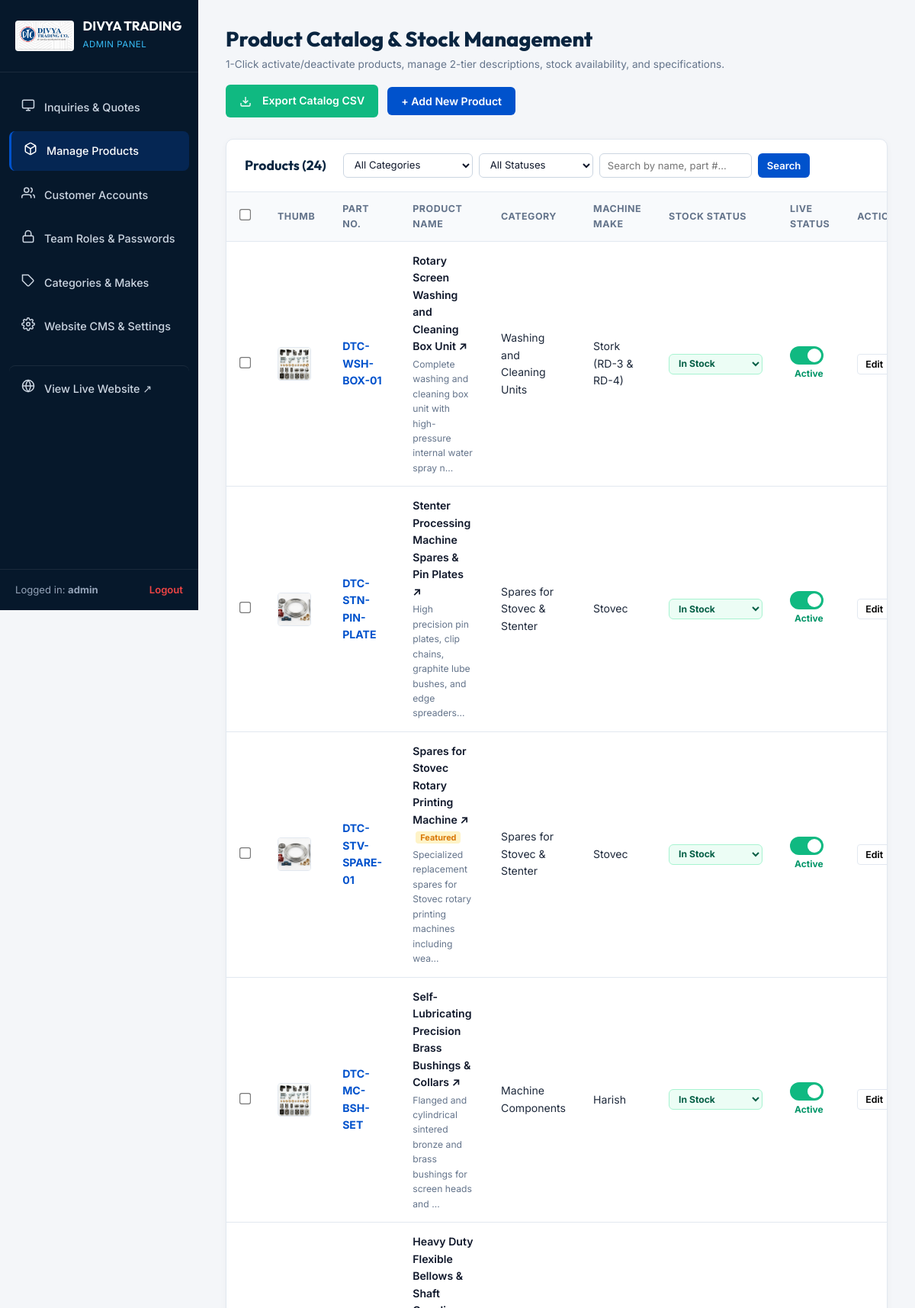
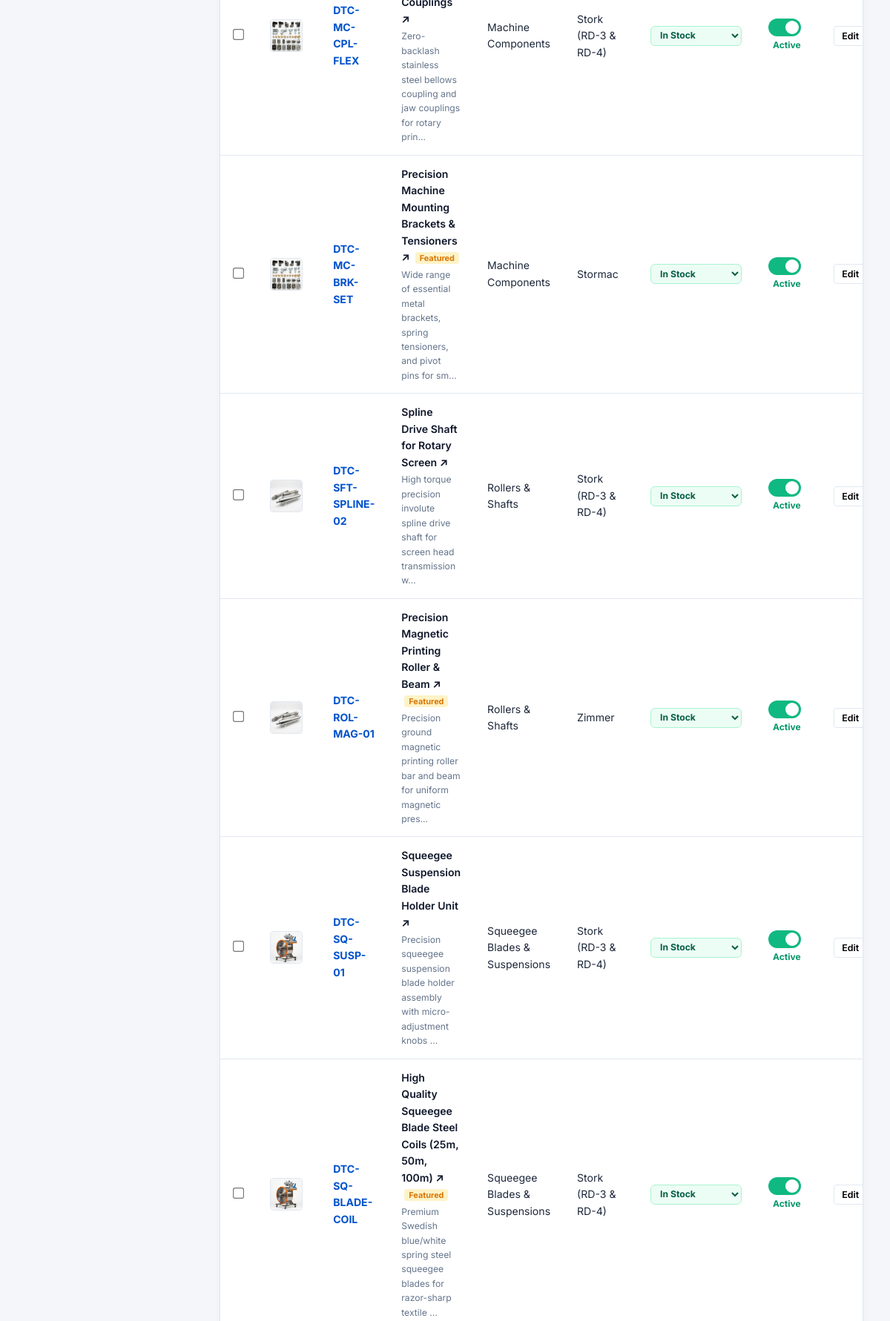
The page /admin/products (signed in, upper part) on the database its author committed (2 pictures, top to bottom).
### models.py (models this page shows, shortened)
class SiteSetting(db.Model):
    __tablename__ = 'site_settings'
    id = db.Column(db.Integer, primary_key=True)
    key = db.Column(db.String(100), unique=True, nullable=False)
    value = db.Column(db.Text, nullable=True)
    description = db.Column(db.String(255), nullable=True)

class AdminUser(db.Model):
    __tablename__ = 'admin_users'
    id = db.Column(db.Integer, primary_key=True)
    username = db.Column(db.String(80), unique=True, nullable=False)
    email = db.Column(db.String(150), unique=True, nullable=False)
    password_hash = db.Column(db.String(255), nullable=False)
    view_password = db.Column(db.String(100), nullable=True)  # Viewable password hint for superadmin management
    role = db.Column(db.String(30), default='superadmin')  # 'superadmin', 'sales_manager', 'product_editor'
    is_active = db.Column(db.Boolean, default=True)
    created_at = db.Column(db.DateTime, default=datetime.utcnow)

class Product(db.Model):
    __tablename__ = 'products'
    id = db.Column(db.Integer, primary_key=True)
    name = db.Column(db.String(200), nullable=False)
    part_number = db.Column(db.String(100), nullable=False, index=True)
    slug = db.Column(db.String(220), nullable=False, unique=True)
    category_id = db.Column(db.Integer, db.ForeignKey('categories.id'), nullable=False)
    machine_make_id = db.Column(db.Integer, db.ForeignKey('machine_makes.id'), nullable=True)
    short_description = db.Column(db.String(350), nullable=True)  # 1-2 lines for home & catalog cards
    description = db.Column(db.Text, nullable=True)  # Long comprehensive technical description for detail page
    specifications = db.Column(db.Text, nullable=True)
    repeat_sizes = db.Column(db.String(255), nullable=True)
    material = db.Column(db.String(150), nullable=True)
    image_url = db.Column(db.String(255), nullable=True)
    is_featured = db.Column(db.Boolean, default=False)
    is_active = db.Column(db.Boolean, default=True, index=True)
    stock_status = db.Column(db.String(30), default='in_stock', index=True)
    created_at = db.Column(db.DateTime, default=datetime.utcnow)
    updated_at = db.Column(db.DateTime, default=datetime.utcnow, onupdate=datetime.utcnow)

class Category(db.Model):
    __tablename__ = 'categories'
    id = db.Column(db.Integer, primary_key=True)
    name = db.Column(db.String(120), nullable=False, unique=True)
    slug = db.Column(db.String(140), nullable=False, unique=True)
    description = db.Column(db.Text, nullable=True)
    image = db.Column(db.String(255), nullable=True)
    order_index = db.Column(db.Integer, default=0)
    created_at = db.Column(db.DateTime, default=datetime.utcnow)
    products = db.relationship('Product', backref='category', lazy=True, cascade='all, delete-orphan')

class MachineMake(db.Model):
    __tablename__ = 'machine_makes'
    id = db.Column(db.Integer, primary_key=True)
    name = db.Column(db.String(120), nullable=False, unique=True)
    slug = db.Column(db.String(140), nullable=False, unique=True)
    description = db.Column(db.Text, nullable=True)
    created_at = db.Column(db.DateTime, default=datetime.utcnow)
    products = db.relationship('Product', backref='machine_make', lazy=True)

### app.py (the view, shortened to what this page needs)
@app.route('/admin/products')
@admin_required
def admin_products():
    category_id = request.args.get('category', type=int)
    machine_id = request.args.get('machine', type=int)
    search_q = request.args.get('q', '').strip()
    status_filter = request.args.get('status')
    query = Product.query
    if category_id:
        query = query.filter_by(category_id=category_id)
    if machine_id:
        query = query.filter_by(machine_make_id=machine_id)
    if status_filter == 'active':
        query = query.filter_by(is_active=True)
    elif status_filter == 'deactive':
        query = query.filter_by(is_active=False)
    elif status_filter == 'out_of_stock':
        query = query.filter_by(stock_status='out_of_stock')
    products_list = query.order_by(Product.id.desc()).all()
    categories = Category.query.order_by(Category.order_index).all()
    machines = MachineMake.query.order_by(MachineMake.name).all()
    return render_template(
        'admin/products.html',
        products=products_list,
        categories=categories,
        machines=machines,
        selected_category=category_id,
        selected_machine=machine_id,
        status_filter=status_filter,
        search_q=search_q
    )

### templates/admin/products.html (shortened to what this page needs)
<!DOCTYPE html>
<html lang="en">
<head>
  <link rel="stylesheet" href="{{ url_for('static', filename='css/admin.css') }}">
  <link rel="stylesheet" href="{{ url_for('static', filename='css/style.css') }}">
</head>
<body class="admin-body">
  <aside class="admin-sidebar" id="adminSidebar">
    <div class="sidebar-header">
      <img src="{{ site_settings.site_logo or url_for('static', filename='images/logo.png') }}" alt="DTC" class="sidebar-logo">
      <div class="sidebar-title">
        <h2>DIVYA TRADING</h2>
        <span>Admin Panel</span>
      </div>
    </div>
    <nav class="sidebar-nav">
      <a href="{{ url_for('admin_dashboard') }}" class="sidebar-nav-item">
        <span class="nav-icon">
          <svg width="18" height="18" viewBox="0 0 24 24" fill="none" stroke="currentColor" stroke-width="2"><rect x="2" y="3" width="20" height="14" rx="2" ry="2"></rect><line x1="8" y1="21" x2="16" y2="21"></line><line x1="12" y1="17" x2="12" y2="21"></line></svg>
        </span>
        <span>Inquiries & Quotes</span>
      </a>
      <a href="{{ url_for('admin_products') }}" class="sidebar-nav-item active">
        <span class="nav-icon">
        </span>
        <span>Manage Products</span>
      </a>
      <a href="{{ url_for('admin_customers') }}" class="sidebar-nav-item">
        <span class="nav-icon">
          <svg width="18" height="18" viewBox="0 0 24 24" fill="none" stroke="currentColor" stroke-width="2"><path d="M17 21v-2a4 4 0 0 0-4-4H5a4 4 0 0 0-4 4v2"></path><circle cx="9" cy="7" r="4"></circle><path d="M23 21v-2a4 4 0 0 0-3-3.87"></path><path d="M16 3.13a4 4 0 0 1 0 7.75"></path></svg>
        </span>
        <span>Customer Accounts</span>
      </a>
      <a href="{{ url_for('admin_users') }}" class="sidebar-nav-item">
        <span class="nav-icon">
          <svg width="18" height="18" viewBox="0 0 24 24" fill="none" stroke="currentColor" stroke-width="2"><rect x="3" y="11" width="18" height="11" rx="2" ry="2"></rect><path d="M7 11V7a5 5 0 0 1 10 0v4"></path></svg>
        </span>
        <span>Team Roles & Passwords</span>
      </a>
      <a href="{{ url_for('admin_categories') }}" class="sidebar-nav-item">
        <span class="nav-icon">
          <svg width="18" height="18" viewBox="0 0 24 24" fill="none" stroke="currentColor" stroke-width="2"><path d="M20.59 13.41l-7.17 7.17a2 2 0 0 1-2.83 0L2 12V2h10l8.59 8.59a2 2 0 0 1 0 2.82z"></path><line x1="7" y1="7" x2="7.01" y2="7"></line></svg>
        </span>
        <span>Categories & Makes</span>
      </a>
      <a href="{{ url_for('admin_settings') }}" class="sidebar-nav-item">
        <span class="nav-icon">
        </span>
        <span>Website CMS & Settings</span>
      </a>
      <a href="{{ url_for('home') }}" target="_blank" class="sidebar-nav-item" style="margin-top: 20px; border-top: 1px solid rgba(255,255,255,0.08); padding-top: 14px;">
        <span class="nav-icon">
          <svg width="18" height="18" viewBox="0 0 24 24" fill="none" stroke="currentColor" stroke-width="2"><circle cx="12" cy="12" r="10"></circle><line x1="2" y1="12" x2="22" y2="12"></line><path d="M12 2a15.3 15.3 0 0 1 4 10 15.3 15.3 0 0 1-4 10 15.3 15.3 0 0 1-4-10 15.3 15.3 0 0 1 4-10z"></path></svg>
        </span>
        <span>View Live Website ↗</span>
      </a>
    </nav>
    <div class="sidebar-footer">
      <span>Logged in: <strong>{{ session.admin_username }}</strong></span>
      <a href="{{ url_for('admin_logout') }}">Logout</a>
    </div>
  </aside>
  <main class="admin-main">
    <div class="admin-top-bar">
      <div class="admin-page-title">
        <h1>Product Catalog & Stock Management</h1>
        <p>1-Click activate/deactivate products, manage 2-tier descriptions, stock availability, and specifications.</p>
      </div>
      <div class="admin-top-actions">
        <a href="{{ url_for('admin_export_products') }}" class="btn-admin-export">
          <svg width="16" height="16" viewBox="0 0 24 24" fill="none" stroke="currentColor" stroke-width="2" style="margin-right: 6px;"><path d="M21 15v4a2 2 0 0 1-2 2H5a2 2 0 0 1-2-2v-4"></path><polyline points="7 10 12 15 17 10"></polyline><line x1="12" y1="15" x2="12" y2="3"></line></svg>
          <span>Export Catalog CSV</span>
        </a>
        <button class="btn-admin-primary" onclick="document.getElementById('addProductModal').classList.add('active')">
          <span>+ Add New Product</span>
        </button>
      </div>
    </div>
    <div class="admin-card">
      <div class="admin-card-header">
        <div style="display: flex; gap: 12px; align-items: center; flex-wrap: wrap;">
          <h3 style="margin-right: 10px;">Products ({{ products|length }})</h3>
          <form action="{{ url_for('admin_products') }}" method="GET" style="display: flex; gap: 8px; flex-wrap: wrap;">
            <select name="category" class="form-control" style="width: 170px; font-size: 0.82rem; padding: 6px 10px;" onchange="this.form.submit()">
              <option value="">All Categories</option>
            </select>
            <select name="status" class="form-control" style="width: 150px; font-size: 0.82rem; padding: 6px 10px;" onchange="this.form.submit()">
              <option value="">All Statuses</option>
            </select>
            <input type="text" name="q" value="{{ search_q }}" class="form-control" placeholder="Search by name, part #..." style="width: 200px; font-size: 0.82rem; padding: 6px 10px;">
            <button type="submit" class="btn-admin-primary" style="padding: 6px 12px; font-size: 0.82rem;">Search</button>
          </form>
        </div>
      </div>
      <div class="admin-table-wrap">
        <table class="admin-table">
          <thead>
            <tr>
              <th style="width: 38px; text-align: center;">
                <input type="checkbox" id="selectAllProducts" onclick="toggleSelectAllProducts(this)" style="cursor: pointer; transform: scale(1.15);" title="Select All Products">
              </th>
              <th>Thumb</th>
              <th>Part No.</th>
              <th>Product Name</th>
              <th>Category</th>
              <th>Machine Make</th>
              <th>Stock Status</th>
              <th>Live Status</th>
              <th>Actions</th>
            </tr>
          </thead>
          <tbody>
            {% for prod in products %}
            <tr id="prod-row-{{ prod.id }}">
              <td style="text-align: center;">
                <input type="checkbox" class="product-select-chk" value="{{ prod.id }}" onchange="updateBulkActionToolbar()" style="cursor: pointer; transform: scale(1.15);">
              </td>
              <td>
                <img src="{{ prod.image_url }}" alt="{{ prod.name }}" style="width: 44px; height: 44px; object-fit: cover; border-radius: 4px; border: 1px solid #e2e8f0;">
              </td>
              <td style="font-weight: 700; color: #0052cc;">{{ prod.part_number }}</td>
              <td style="font-weight: 600;">
                <a href="{{ url_for('product_detail', slug=prod.slug) }}" target="_blank" style="color: #0F172A; text-decoration: none;">
                  {{ prod.name }} ↗
                </a>
                {% if prod.is_featured %}
                <span style="background: #fef3c7; color: #d97706; padding: 1px 6px; border-radius: 4px; font-size: 0.68rem; font-weight: 700; margin-left: 4px;">Featured</span>
                {% endif %}
                {% if prod.short_description %}
                <div style="font-size: 0.76rem; color: #64748b; font-weight: normal; margin-top: 2px;">
                  {{ prod.short_description[:80] }}...
                </div>
                {% endif %}
              </td>
              <td>{{ prod.category.name if prod.category else '-' }}</td>
              <td>{{ prod.machine_make.name if prod.machine_make else 'Universal' }}</td>
              <td>
                <select class="stock-select-badge {{ prod.stock_status or 'in_stock' }}" onchange="updateProductStock({{ prod.id }}, this)">
                  <option value="in_stock" {% if prod.stock_status == 'in_stock' or not prod.stock_status %}selected{% endif %}>In Stock</option>
                </select>
              </td>
              <td>
                <label class="switch-toggle" title="Toggle active status on live catalog">
                  <span class="slider-toggle"></span>
                </label>
                <span id="active-label-{{ prod.id }}" style="font-size: 0.75rem; font-weight: 700; margin-left: 6px; color: {% if prod.is_active %}#059669{% else %}#dc2626{% endif %};">
                  {{ 'Active' if prod.is_active else 'Disabled' }}
                </span>
              </td>
              <td>
                <div style="display: flex; gap: 6px;">
                  <button class="btn-action-sm btn-edit-product"
                          data-id="{{ prod.id }}"
                          data-name="{{ prod.name }}"
                          data-part-number="{{ prod.part_number }}"
                          data-category-id="{{ prod.category_id }}"
                          data-machine-id="{{ prod.machine_make_id or '' }}"
                          data-repeat-sizes="{{ prod.repeat_sizes or '' }}"
                          data-material="{{ prod.material or '' }}"
                          data-stock-status="{{ prod.stock_status or 'in_stock' }}"
                          data-short-description="{{ prod.short_description or '' }}"
                          data-description="{{ prod.description or '' }}"
                          data-specifications="{{ prod.specifications or '' }}"
                          data-is-featured="{{ prod.is_featured }}"
                          data-is-active="{{ prod.is_active }}"
                          data-image-url="{{ prod.image_url }}">
                    Edit
                  </button>
                </div>
              </td>
            </tr>
            {% endfor %}
          </tbody>
        </table>
      </div>
    </div>
  </main>
</body>
</html>

### rows shown on the page
SiteSetting: value (picture)
AdminUser: admin_username "admin"
Product: image_url (picture), part_number "DTC-WSH-BOX-01", name "Rotary Screen Washing and Cleaning Box Unit", short_description "Complete washing and cleaning box unit with high-pressure internal water spray n", category "Washing and Cleaning Units", machine_make "Stork (RD-3 & RD-4)", stock_status+id "In Stock", is_active "Active"
Product: image_url (picture), part_number "DTC-STN-PIN-PLATE", name "Stenter Processing Machine Spares & Pin Plates", short_description "High precision pin plates, clip chains, graphite lube bushes, and edge spreaders", category "Spares for Stovec & Stenter", machine_make "Stovec", stock_status+id "In Stock", is_active "Active"
Product: image_url (picture), part_number "DTC-STV-SPARE-01", name "Spares for Stovec Rotary Printing Machine", is_featured "Featured", short_description "Specialized replacement spares for Stovec rotary printing machines including wea", category "Spares for Stovec & Stenter", machine_make "Stovec", stock_status+id "In Stock", is_active "Active"
Product: image_url (picture), part_number "DTC-MC-BSH-SET", name "Self-Lubricating Precision Brass Bushings & Collars", short_description "Flanged and cylindrical sintered bronze and brass bushings for screen heads and", category "Machine Components", machine_make "Harish", stock_status+id "In Stock", is_active "Active"
Product: image_url (picture), part_number "DTC-MC-CPL-FLEX", name "Heavy Duty Flexible Bellows & Shaft Couplings", short_description "Zero-backlash stainless steel bellows coupling and jaw couplings for rotary prin", category "Machine Components", machine_make "Stork (RD-3 & RD-4)", stock_status+id "In Stock", is_active "Active"
Product: image_url (picture), part_number "DTC-MC-BRK-SET", name "Precision Machine Mounting Brackets & Tensioners", is_featured "Featured", short_description "Wide range of essential metal brackets, spring tensioners, and pivot pins for sm", category "Machine Components", machine_make "Stormac", stock_status+id "In Stock", is_active "Active"
Product: image_url (picture), part_number "DTC-SFT-SPLINE-02", name "Spline Drive Shaft for Rotary Screen", short_description "High torque precision involute spline drive shaft for screen head transmission w", category "Rollers & Shafts", machine_make "Stork (RD-3 & RD-4)", stock_status+id "In Stock", is_active "Active"
Product: image_url (picture), part_number "DTC-ROL-MAG-01", name "Precision Magnetic Printing Roller & Beam", is_featured "Featured", short_description "Precision ground magnetic printing roller bar and beam for uniform magnetic pres", category "Rollers & Shafts", machine_make "Zimmer", stock_status+id "In Stock", is_active "Active"
Product: image_url (picture), part_number "DTC-SQ-SUSP-01", name "Squeegee Suspension Blade Holder Unit", short_description "Precision squeegee suspension blade holder assembly with micro-adjustment knobs", category "Squeegee Blades & Suspensions", machine_make "Stork (RD-3 & RD-4)", stock_status+id "In Stock", is_active "Active"
Product: image_url (picture), part_number "DTC-SQ-BLADE-COIL", name "High Quality Squeegee Blade Steel Coils (25m, 50m, 100m)", is_featured "Featured", short_description "Premium Swedish blue/white spring steel squeegee blades for razor-sharp textile", category "Squeegee Blades & Suspensions", machine_make "Stork (RD-3 & RD-4)", stock_status+id "In Stock", is_active "Active"

### other values the page prints
{{ products|length }} "24"
